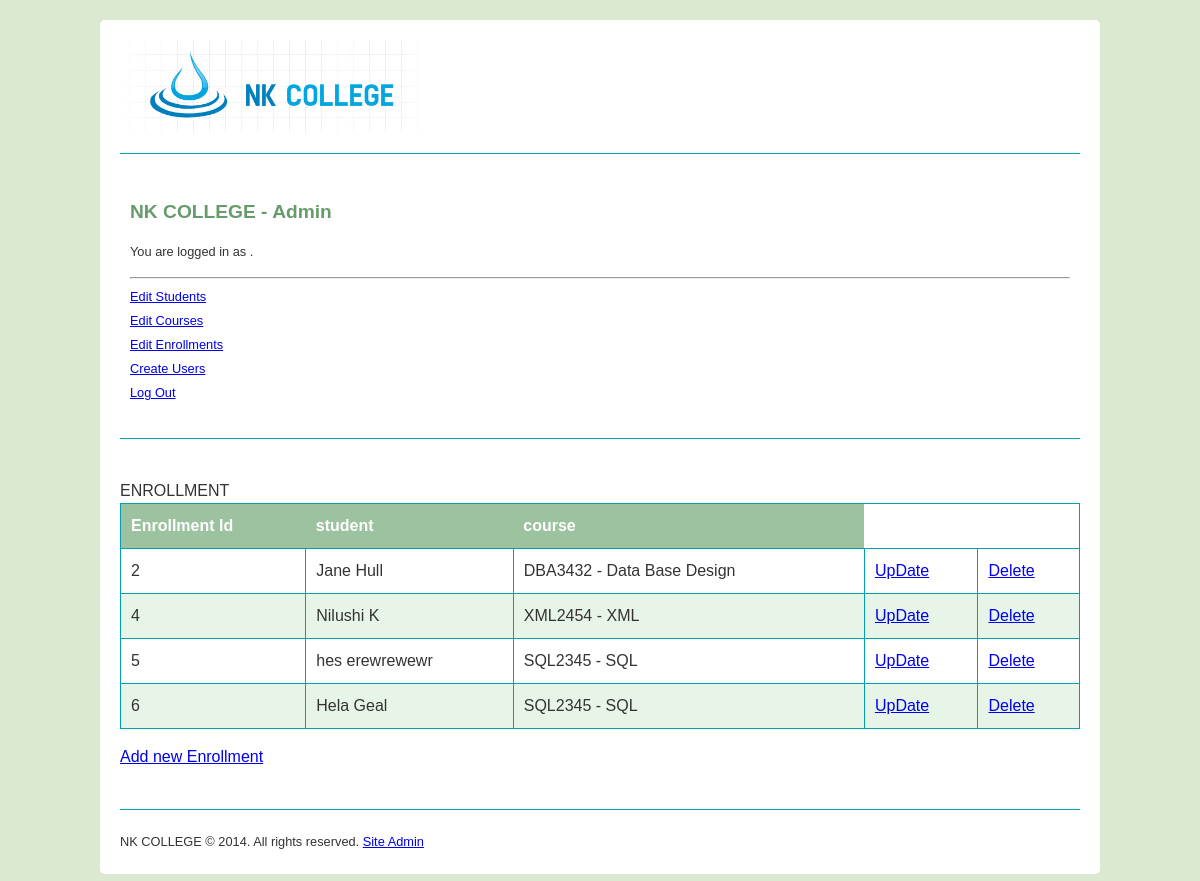
Page /admin/enrollment/view.php on the committed database.
### tables this page shows
CREATE TABLE IF NOT EXISTS `enrollment` (
  `enrollmentId` int(11) NOT NULL AUTO_INCREMENT,
  `studentId` int(11) NOT NULL,
  `courseId` int(11) NOT NULL,
  PRIMARY KEY (`enrollmentId`)
);

CREATE TABLE IF NOT EXISTS `student` (
  `studentId` int(11) NOT NULL AUTO_INCREMENT,
  `firstName` varchar(30) NOT NULL,
  `lastName` varchar(30) NOT NULL,
  `street` varchar(30) NOT NULL,
  `suburb` varchar(30) NOT NULL,
  `postcode` char(4) NOT NULL,
  `email` varchar(50) NOT NULL,
  `phone` smallint(6) NOT NULL,
  `dob` date NOT NULL,
  PRIMARY KEY (`studentId`)
);

CREATE TABLE IF NOT EXISTS `course` (
  `courseId` int(11) NOT NULL AUTO_INCREMENT,
  `courseCode` varchar(50) NOT NULL,
  `courseName` varchar(30) NOT NULL,
  `description` varchar(300) NOT NULL,
  `headTeacher` varchar(50) NOT NULL,
  PRIMARY KEY (`courseId`)
);

### admin/enrollment/view.php (the view, shortened to what this page needs)
<?php
include "/../adminHeader.php";
include "/../../config.php";
echo "ENROLLMENT";
$result = mysqli_query($con,"SELECT e.enrollmentId, s.firstName, s.lastName,c.courseCode, c.courseName
 FROM enrollment e,student s,course c where s.studentId=e.studentId and c.courseId=e.courseId")
or die(mysql_error());
echo "<table border='1'>
<tr>
<th>Enrollment Id</th>
<th>student</th>
<th>course</th>
</tr>";
while($row = mysqli_fetch_array($result)) {
    echo "<tr>";
    echo "<td>" . $row['enrollmentId'] . "</td>";
    echo "<td>" . $row['firstName'] ." ".$row['lastName']. "</td>";
    echo "<td>" . $row['courseCode'] ." - ".$row['courseName']. "</td>";
    echo '<td><a href="/Diploma/cms/admin/enrollment/update.php?enrollmentId=' . $row['enrollmentId'] .'&action=editEnrollment'.'">UpDate</a></td>';
    echo '<td><a href="/Diploma/cms/admin/enrollment/view.php?enrollmentId=' . $row['enrollmentId'] . '&action=deleteEnrollment'.'">Delete</a></td>';
    echo "</tr>";
}
echo "</table>";
?>
    <p><a href="/Diploma/cms/admin/enrollment/add.php">Add new Enrollment</a></p>
<?php include "/../../include/footer.php";?>

### admin/adminHeader.php (shortened to what this page needs)
<!DOCTYPE HTML PUBLIC "-//W3C//DTD HTML 4.01//EN" "http://www.w3.org/TR/html4/strict.dtd">
<html>
<head>
    <link rel="stylesheet" type="text/css" href="/Diploma/cms/style.css" />
    <div id="container">
        <a href="/Diploma/cms/index.php"><img id="logo" src="/Diploma/cms/images/logo.png" alt="NK COLLEGE" /></a>
</head>
<body>
<div id="adminHeader">
        <h2>NK COLLEGE - Admin</h2>
        <p>You are logged in as .
            <hr>
            <a href="/Diploma/cms/admin/student/view.php">Edit Students</a>
            <br>
            <a href="/Diploma/cms/admin/course/view.php">Edit Courses</a>
            <br>
            <a href="/Diploma/cms/admin/enrollment/view.php">Edit Enrollments</a>
            <br>
            <a href="/Diploma/cms/admin/user.php">Create Users</a>
            <br>
            <a href="/Diploma/cms/admin/loginForm.php"?>Log Out</a></p>
</div>

### include/footer.php
<html>
<head>
</head>
<body>
<div id="footer">
    NK COLLEGE &copy; 2014. All rights reserved. <a href="/Diploma/cms/admin/loginForm.php">Site Admin</a>
</div>
</body>
</html>

### style.css (style rules this page uses)
body { margin: 0; color: #333; background-color: rgba(161, 198, 135, 0.38); font-family: "Trebuchet MS", Arial, Helvetica, sans-serif; line-height: 1.5em; }
#container { width: 960px; background: #fff; margin: 20px auto; padding: 20px; -moz-border-radius: 5px; -webkit-border-radius: 5px; border-radius: 5px; }
#logo { display: block; width: 300px; padding: 0 660px 20px 0; border: none; border-bottom: 1px solid #00a0b0; margin-bottom: 40px; }
#footer { border-top: 1px solid #00a0b0; margin-top: 40px; padding: 20px 0 0 0; font-size: .8em; }
h2, h2 a { color: rgba(25, 103, 30, 0.66); }
#adminHeader { width: 940px; padding: 20px 10px; border-bottom: 1px solid #00a0b0; margin: -30px 0 40px 0; font-size: 0.8em; }
table { width: 100%; border-collapse: collapse; }
tr, th, td { padding: 10px; margin: 0; text-align: left; }
table, th { border: 1px solid #00a0b0; }
th { border-left: none; border-right: none; background: rgba(25, 103, 30, 0.36); color: #fff; cursor: default; }
tr:nth-child(odd) { background: rgba(144, 208, 146, 0.21); }
tr:nth-child(even) { background: #fff; }

### rows in the picture
enrollment: enrollmentId "2", studentId.firstName "Jane", studentId.lastName "Hull", courseId.courseCode "DBA3432", courseId.courseName "Data Base Design"
enrollment: enrollmentId "4", studentId.firstName "Nilushi", studentId.lastName "K", courseId.courseCode "XML2454", courseId.courseName "XML"
enrollment: enrollmentId "5", studentId.firstName "hes", studentId.lastName "erewrewewr", courseId.courseCode "SQL2345", courseId.courseName "SQL"
enrollment: enrollmentId "6", studentId.firstName "Hela", studentId.lastName "Geal", courseId.courseCode "SQL2345", courseId.courseName "SQL"
